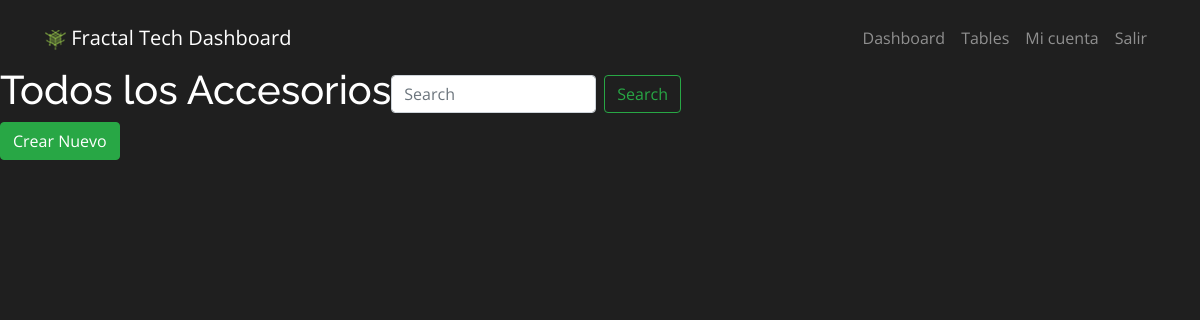
/catalogs/accesorios/ (signed in), run on an earlier commit of the app's database.
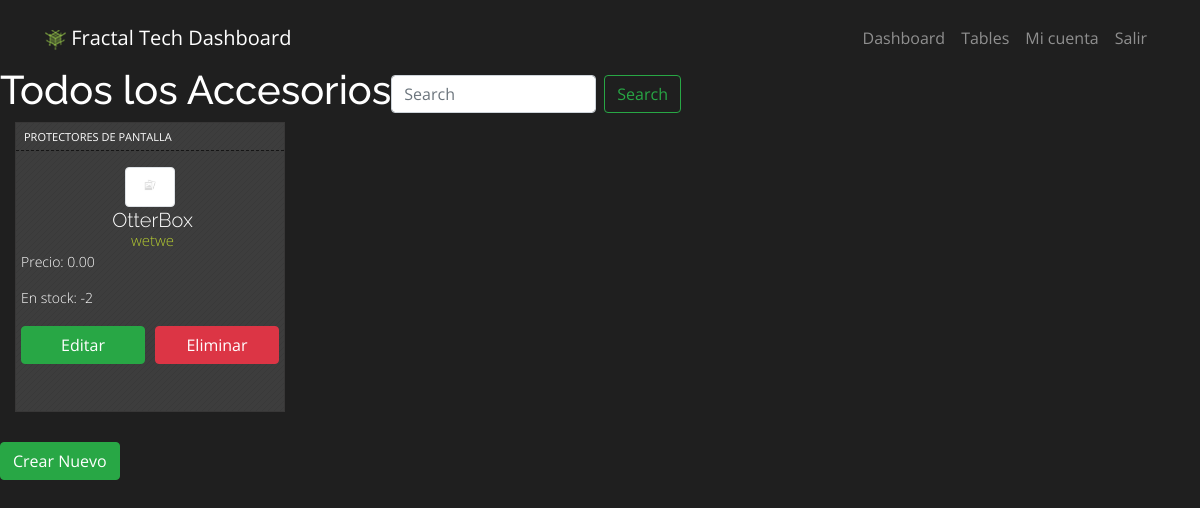
And on a later commit of the database.
### catalogs/models.py (models this page shows, shortened)
class Accesorio(models.Model):  ##ModeloAccesorios
    marca = models.ForeignKey(Marca, on_delete=models.CASCADE)
    modelo= models.CharField(max_length=40, blank=True)
    categoria = models.ForeignKey(Categoria, on_delete=models.CASCADE)
    descripcion= models.CharField(max_length = 100)
    Cbarras = models.CharField(max_length=20, null=False)
    existencias= models.CharField(max_length=40)
    precio = models.DecimalField(max_digits=10, decimal_places=2, default= 0)
    preciomayoreo = models.DecimalField(max_digits=10, decimal_places=2, default= 0)
    activo = models.BooleanField(default=True, null=True, blank=True)
    creado = models.DateField(auto_now_add=True, null=True)
    modificado = models.DateField(auto_now=True, null=True, blank=True)
    imagen = models.ImageField( upload_to="accesorios/", default='accesorios/default.png', null=True, blank=True)

class Categoria(models.Model):  ##Categoria de Accesorios
    nombre = models.CharField(max_length=100, unique=True)
    def __str__(self):
        return self.nombre
    """
    INSERT INTO catalogs_categoria (nombre) VALUES
  ('Estuches y Fundas'),
  ('Protectores de Pantalla'),
  ('Cargadores y Cables'),
  ('Auriculares y Altavoces'),
  ('Soportes y Monturas'),
  ('Baterías Externas'),
  ('Accesorios de Fotografía'),
  ('Adaptadores y Convertidores'),
  ('Accesorios de Audio y Micrófonos'),
  ('Misceláneos');

    """

class Marca(models.Model):  ##Marcas para Accesorios
    nombre = models.CharField(max_length=100, unique=True)
    def __str__(self):
        return self.nombre

### catalogs/views.py (the view)
# urls.py: path('accesorios/', AccesorioListar.as_view(), name='accesorios' ),
class AccesorioListar(LoginRequiredMixin, ListView):
    model = Accesorio
    template_name = 'accesorios.html'
    context_object_name = 'Accesorio'
    success_url = 'accesorios'
    login_url = 'login'  # URL de inicio de sesión
    redirect_field_name = 'next'  # Nombre del campo de redireccionamiento

### catalogs/templates/accesorios.html (shortened to what this page needs)
{% extends 'base.html' %}
{% block content %}
    <div class= "row">
      <div class = "col-lg-12">
        <div style="display: flex;">
          <h1 style="color: white;">Todos los Accesorios</h1>
          <form class="form-inline">
              <input class="form-control mr-sm-2" type="search" placeholder="Search" aria-label="Search">
              <button class="btn btn-outline-success " type="submit">Search</button>
          </form>
        </div>
      </div>
    </div>
    {% for Accesorio in Accesorio %}
      <div class="col-sm-3 col-lg-3">
        <div class="dash-unit">
          <dtitle>{{ Accesorio.categoria }}</dtitle>
          <hr>
          <div class="thumbnail">
            <img src="{{ Accesorio.imagen.url }}" class="img-thumbnail" width="50" height="50"  alt="{{ Accesorio.modelo }}">
          </div>
          <h1>{{ Accesorio.marca }}</h1>
          <h3>{{ Accesorio.modelo }}</h3>
          <p>Precio: {{ Accesorio.precio }}</p>
          <p>En stock: {{ Accesorio.existencias}}</p>
          <div style="display: flex;">
            <a href= "{% url 'AccesorioEditar' pk=Accesorio.id %}" class= "btn btn-success" type="button" style="flex: 1; margin: 5px;">Editar</a>
            <a href = "{% url 'AccesorioEliminar' pk=Accesorio.id %}"class="btn btn-danger" type="submit" style="flex: 1; margin: 5px;">Eliminar</a>
        </div>
      </div>
      </div>
    {% endfor %}
    <a href="{% url 'AccesorioCrear' %}" class="btn btn-success" role="button"> Crear Nuevo </a>
{% endblock %}

What changed in the data, as far as the page shows it:
added Accesorio: categoria "PROTECTORES DE PANTALLA", imagen (placeholder picture), marca "OtterBox", modelo "wetwe", precio "0.00", existencias "-2"
